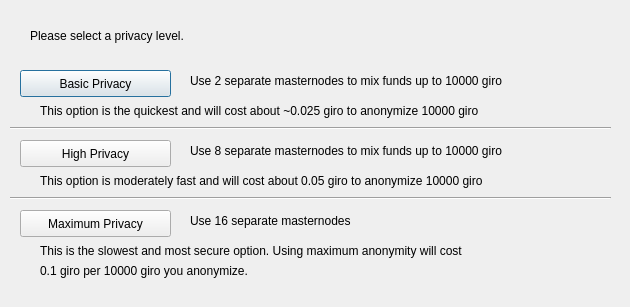
<?xml version="1.0" encoding="UTF-8"?>
<ui version="4.0">
 <class>ObfuscationConfig</class>
 <widget class="QDialog" name="ObfuscationConfig">
  <property name="geometry">
   <rect>
    <x>0</x>
    <y>0</y>
    <width>630</width>
    <height>307</height>
   </rect>
  </property>
  <property name="windowTitle">
   <string>Configure Obfuscation</string>
  </property>
  <widget class="QPushButton" name="buttonBasic">
   <property name="geometry">
    <rect>
     <x>20</x>
     <y>70</y>
     <width>151</width>
     <height>27</height>
    </rect>
   </property>
   <property name="text">
    <string>Basic Privacy</string>
   </property>
  </widget>
  <widget class="QPushButton" name="buttonHigh">
   <property name="geometry">
    <rect>
     <x>20</x>
     <y>140</y>
     <width>151</width>
     <height>27</height>
    </rect>
   </property>
   <property name="text">
    <string>High Privacy</string>
   </property>
  </widget>
  <widget class="QPushButton" name="buttonMax">
   <property name="geometry">
    <rect>
     <x>20</x>
     <y>210</y>
     <width>151</width>
     <height>27</height>
    </rect>
   </property>
   <property name="text">
    <string>Maximum Privacy</string>
   </property>
  </widget>
  <widget class="QLabel" name="label">
   <property name="geometry">
    <rect>
     <x>30</x>
     <y>20</y>
     <width>571</width>
     <height>31</height>
    </rect>
   </property>
   <property name="text">
    <string>Please select a privacy level.</string>
   </property>
  </widget>
  <widget class="QLabel" name="label_2">
   <property name="geometry">
    <rect>
     <x>190</x>
     <y>70</y>
     <width>421</width>
     <height>21</height>
    </rect>
   </property>
   <property name="text">
    <string>Use 2 separate masternodes to mix funds up to 10000 giro</string>
   </property>
  </widget>
  <widget class="QLabel" name="label_3">
   <property name="geometry">
    <rect>
     <x>190</x>
     <y>140</y>
     <width>411</width>
     <height>21</height>
    </rect>
   </property>
   <property name="text">
    <string>Use 8 separate masternodes to mix funds up to 10000 giro</string>
   </property>
  </widget>
  <widget class="QLabel" name="label_4">
   <property name="geometry">
    <rect>
     <x>190</x>
     <y>210</y>
     <width>421</width>
     <height>21</height>
    </rect>
   </property>
   <property name="text">
    <string>Use 16 separate masternodes</string>
   </property>
  </widget>
  <widget class="QLabel" name="label_6">
   <property name="geometry">
    <rect>
     <x>40</x>
     <y>100</y>
     <width>561</width>
     <height>21</height>
    </rect>
   </property>
   <property name="text">
    <string>This option is the quickest and will cost about ~0.025 giro to anonymize 10000 giro</string>
   </property>
  </widget>
  <widget class="QLabel" name="label_7">
   <property name="geometry">
    <rect>
     <x>40</x>
     <y>170</y>
     <width>561</width>
     <height>21</height>
    </rect>
   </property>
   <property name="text">
    <string>This option is moderately fast and will cost about 0.05 giro to anonymize 10000 giro</string>
   </property>
  </widget>
  <widget class="QLabel" name="label_8">
   <property name="geometry">
    <rect>
     <x>40</x>
     <y>240</y>
     <width>561</width>
     <height>21</height>
    </rect>
   </property>
   <property name="text">
    <string>This is the slowest and most secure option. Using maximum anonymity will cost</string>
   </property>
  </widget>
  <widget class="QLabel" name="label_9">
   <property name="geometry">
    <rect>
     <x>40</x>
     <y>260</y>
     <width>561</width>
     <height>21</height>
    </rect>
   </property>
   <property name="text">
    <string>0.1 giro per 10000 giro you anonymize.</string>
   </property>
  </widget>
  <widget class="Line" name="line">
   <property name="geometry">
    <rect>
     <x>10</x>
     <y>120</y>
     <width>601</width>
     <height>16</height>
    </rect>
   </property>
   <property name="orientation">
    <enum>Qt::Horizontal</enum>
   </property>
  </widget>
  <widget class="Line" name="line_2">
   <property name="geometry">
    <rect>
     <x>10</x>
     <y>190</y>
     <width>601</width>
     <height>16</height>
    </rect>
   </property>
   <property name="orientation">
    <enum>Qt::Horizontal</enum>
   </property>
  </widget>
 </widget>
 <resources/>
 <connections/>
</ui>
